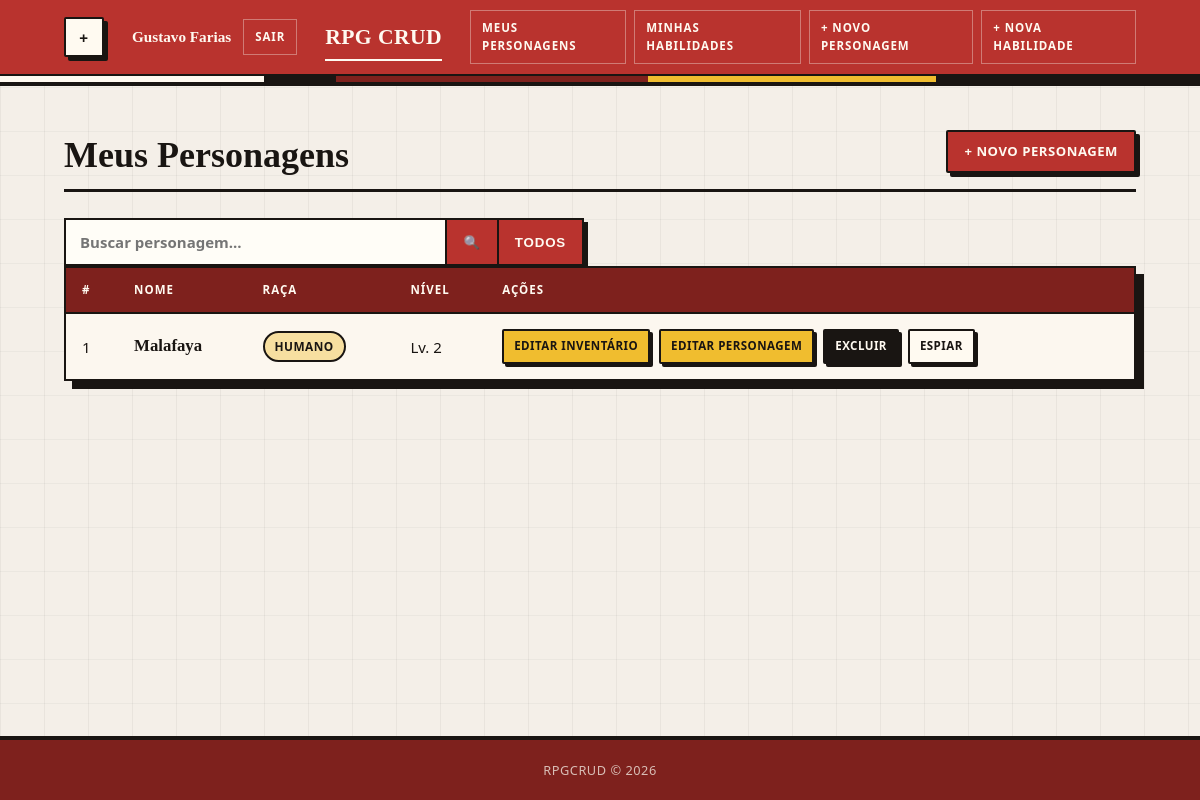
/pages/index.php (signed in), run on an earlier commit of the app's database.
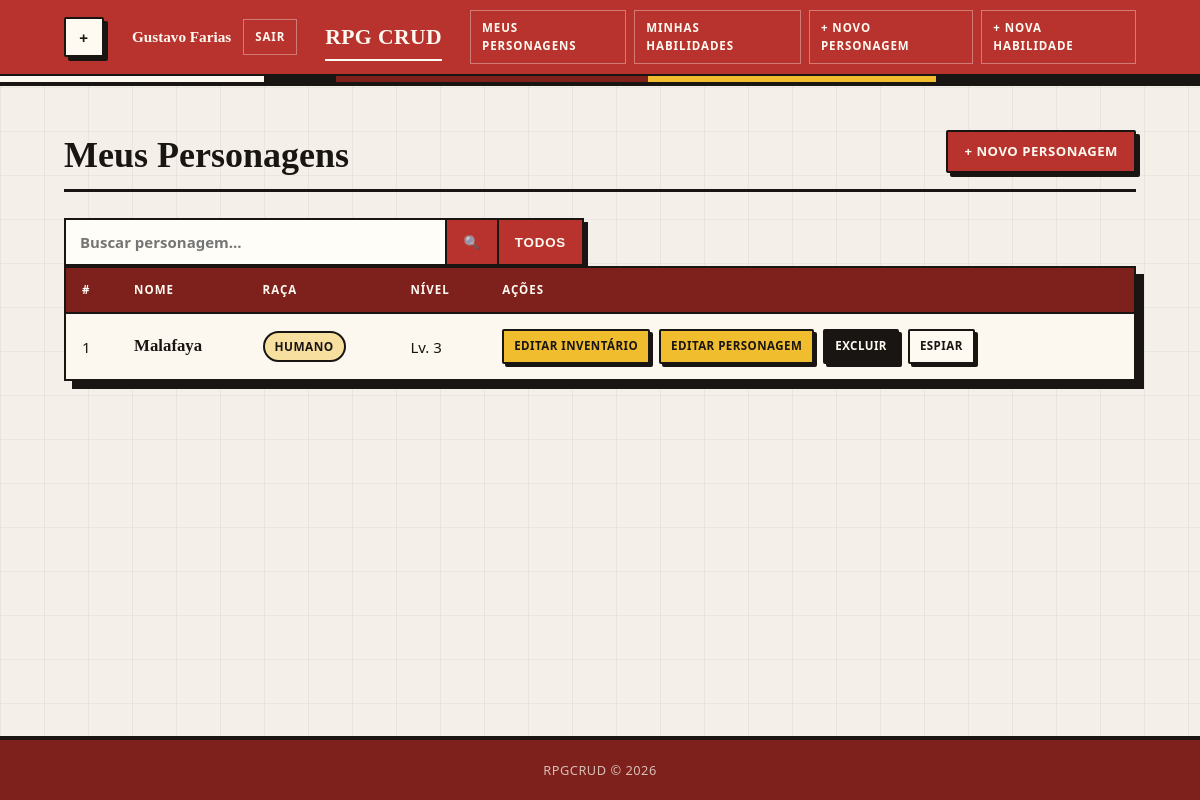
And on a later commit of the database.
### tables this page shows
CREATE TABLE `personagem` (
  `id_usuario` int(11) DEFAULT NULL,
  `id` int(11) NOT NULL,
  `nome` varchar(100) NOT NULL,
  `idade` int(11) DEFAULT NULL,
  `raca` varchar(40) NOT NULL,
  `nivel` int(11) NOT NULL,
  `agilidade` int(11) NOT NULL,
  `forca` int(11) NOT NULL,
  `intelecto` int(11) NOT NULL,
  `constituicao` int(11) NOT NULL,
  `carisma` int(11) NOT NULL,
  `magia` int(11) NOT NULL,
  `aparencia` varchar(255) DEFAULT NULL,
  `deletado` tinyint(1) NOT NULL DEFAULT 0,
  `lore` text DEFAULT NULL
);

### config/database.php (called while the page is built, shortened)
<?php
function getConexao(): PDO {
    $dsn = "mysql:host=" . DB_HOST . ";dbname=" . DB_NAME . ";charset=" . DB_CHARSET;
    $opcoes = [
        PDO::ATTR_ERRMODE            => PDO::ERRMODE_EXCEPTION,
        PDO::ATTR_DEFAULT_FETCH_MODE => PDO::FETCH_ASSOC,
        PDO::ATTR_EMULATE_PREPARES   => false,
    ];
    return new PDO($dsn, DB_USER, DB_PASS, $opcoes);
}

### repository/PersonagemRepository.php (called while the page is built, shortened)
<?php
require_once __DIR__ . '/../config/database.php';
require_once __DIR__ . '/../entity/Personagem.php';
class PersonagemRepository {
    private PDO $pdo;
    public function __construct() {
        $this->pdo = getConexao();
    }
    public function listarPorUsuario(int $usuarioId): array {
        $stmt = $this->pdo->prepare(
            'SELECT * FROM personagem WHERE id_usuario = :idu ORDER BY nome ASC'
        );
        $stmt->execute([':idu' => $usuarioId]);
        $lista = [];
        foreach ($stmt->fetchAll() as $dados) {
            $lista[] = new Personagem($dados);
        }
        return $lista;
    }
}

### entity/Personagem.php (called while the page is built, shortened)
<?php
class Personagem {
    private int    $id;
    private string $nome;
    private string $raca;
    private int    $nivel;
    public function __construct(array $dados) {
        $this->id                = (int) ($dados['id']       ?? 0);
        $this->nome              =        $dados['nome']       ?? '';
        $this->raca              =        $dados['raca'] ?? '';
        $this->nivel             = (int) ($dados['nivel']        ?? 0);
        $this->forca             = (int) ($dados['forca']       ?? 0);
        $this->intelecto         = (int) ($dados['intelecto']      ?? 0);
        $this->constituicao      = (int) ($dados['constituicao'] ?? 0);
        $this->carisma           = (int) ($dados['carisma']        ?? 0);
        $this->magia             = (int) ($dados['magia']       ?? 0);
    }
    public function getId():              int    { return $this->id; }
    public function getNome():            string { return $this->nome; }
    public function getRaca():            string { return $this->raca; }
    public function getNivel():           int    { return $this->nivel; }
}

### pages/index.php (the view, shortened to what this page needs)
<?php
require_once __DIR__ . '/../repository/PersonagemRepository.php';
$repo = new PersonagemRepository();
$personagens = $repo->listarPorUsuario($_SESSION['id_usuario']);
require_once __DIR__ . '/../includes/header.php';
?>
<div class="page-header">
  <h2>Meus Personagens</h2>
  <a href="personagem_create.php" class="btn btn-primary">+ Novo Personagem</a>
</div>
<div>
  <form class="search-bar" method="GET" action="index.php">
    <input type="search" name="pesquisa" placeholder="Buscar personagem...">
    <button type="submit">🔍</button>
    <button type="submit" id="limpar" name="limpar">Todos</button>
  </form>
</div>
<?php if (empty($personagens)): ?>
  <div class="empty-state">
    <p>Você ainda não cadastrou nenhum personagem.</p>
    <a href="personagem_create.php" class="btn btn-primary">Cadastrar agora</a>
  </div>
<?php else: ?>
  <div class="table-wrapper">
    <table class="data-table">
      <thead>
        <tr>
          <th>#</th>
          <th>Nome</th>
          <th>Raça</th>
          <th>Nível</th>
          <th>Ações</th>
        </tr>
      </thead>
      <tbody>
        <?php foreach ($personagens as $indice => $personagem): ?>
          <tr>
            <td><?= $indice + 1 ?></td>
            <td><strong><?= htmlspecialchars($personagem->getNome()) ?></strong></td>
            <td><span class="badge badge-raça"><?= htmlspecialchars($personagem->getRaca()) ?></span></td>
            <td>Lv. <?= $personagem->getNivel() ?></td>
            <td class="acoes">
              <a href="inventario_edit.php?id=<?= $personagem->getId() ?>" class="btn btn-sm btn-editar">Editar Inventário</a>
              <a href="personagem_edit.php?id=<?= $personagem->getId() ?>" class="btn btn-sm btn-editar">Editar Personagem</a>
              <a href="personagem_delete.php?id=<?= $personagem->getId() ?>" class="btn btn-sm btn-excluir">Excluir</a>
              <a href="personagem_espiar.php?id=<?= $personagem->getId() ?>" class="btn btn-sm btn-espiar">Espiar</a>
            </td>
          </tr>
        <?php endforeach; ?>
      </tbody>
    </table>
  </div>
<?php endif; ?>
<?php require_once __DIR__ . '/../includes/footer.php'; ?>

What changed in the data, as far as the page shows it:
changed personagem "Malafaya": nivel "2" → "3"
